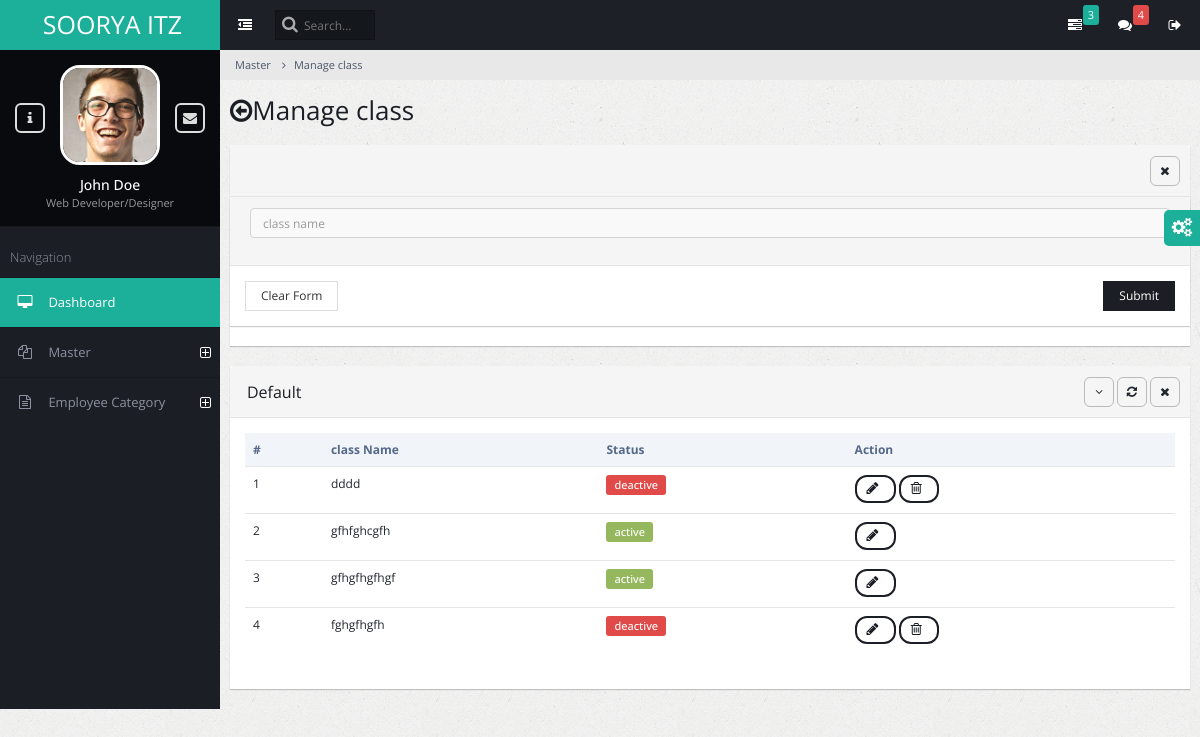
Page /admin_class_manage/ on the earlier database version.
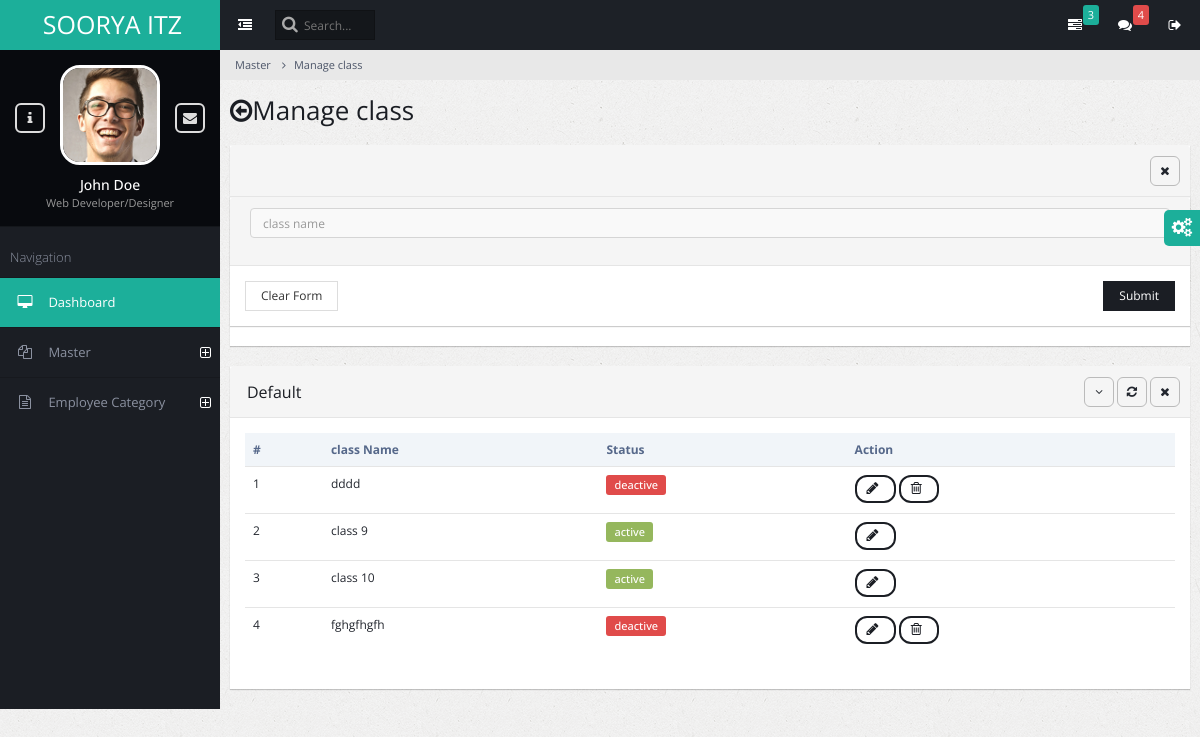
Same page on the later database version.
### admin_master/models.py (models this page shows)
class Academicclass(models.Model):
    classname = models.CharField(max_length=260)
    classstatus = models.IntegerField(default=1)

### admin_master/views.py (the view, shortened to what this page needs)
# urls.py: path('admin_class_manage/', views.admin_class_manage, name='admin_class_manage'),
def admin_class_manage(request):
    success_message = None
    error_message = None
    classes = Academicclass.objects.all()
    context = {
        'errormessage': error_message,
        'successmessage': success_message,
        'classes': classes,
    }
    return render(request, 'admin_master_class_manage.html', context)

### admin_master/templates/admin_master_class_manage.html (shortened to what this page needs)
{% extends "base.html" %}
{% block content %}
<ul class="breadcrumb">
    <li><a href="#">Master</a></li>
    <li><a href="#">Manage class</a></li>
</ul>
<div class="page-title">
    <h2><span class="fa fa-arrow-circle-o-left"></span>Manage class</h2>
</div>
<div class="page-content-wrap">
    <div class="row">
        <div class="col-md-12">
            <div class="panel panel-default">
                <div class="panel-heading">
                    <ul class="panel-controls">
                        <li><a href="#" class="panel-remove"><span class="fa fa-times"></span></a></li>
                    </ul>
                </div>
                <form method='post' >
        <div class="panel panel-default">
            <div class="panel-heading">
            <div class="row">
            <div class="col-md-12">
                <input type="text" placeholder="class name"  autofocus class="form-control" class="panel-title"name="classname" required><br>
            </div>
            </div>
        </div>
        <div class="panel-body d-flex justify-content-between">
            <button class="btn btn-default">Clear Form</button>
            <button class="btn btn-primary pull-right">Submit</button>
        </div>
        </div>
    </form>
    </div>
</div>
<div class="page-content-wrap">
    <div class="row">
        <div class="col-md-12">
                     <div class="panel panel-default">
                        <div class="panel-heading">
                            <h3 class="panel-title">Default</h3>
                            <ul class="panel-controls">
                                <li><a href="#" class="panel-collapse"><span class="fa fa-angle-down"></span></a></li>
                                <li><a href="#" class="panel-refresh"><span class="fa fa-refresh"></span></a></li>
                                <li><a href="#" class="panel-remove"><span class="fa fa-times"></span></a></li>
                            </ul>
                        </div>
                        <div class="panel-body">
                            <table class="table datatable">
                                <thead>
                                    <tr>
                                        <th>#</th>
                                        <th>class Name</th>
                                        <th>Status</th>
                                        <th>Action</th>
                                    </tr>
                                </thead>
                                <tbody>
                                    {% for academicclass in classes %}
                                    <tr id="{{academicclass.id}}">
                                        <td>{{ forloop.counter }}</td>
                                        <td>{{ academicclass.classname }}</td>
                                        <td> {% if academicclass.classstatus == 1 %}
                      <p class="badge badge-success">active
                       </td>
                       {% else %}
                       <p class="badge badge-danger">deactive</td>
                         {% endif %}</td>
                                        <td>
                                            <button class="btn btn-primary btn-rounded"  onclick="edit_classrow({{academicclass.id}});">
                                                <span  id= "spinner{{academicclass.id}}" class="fa fa-pencil" ></span>
                                            </button>
                                            {% if  not academicclass.classstatus == 1 %}
                                            <button class="btn btn-primary btn-rounded" >
                                                <span  id= "spinner{{academicclass.id}}" class="fa fa-trash-o" onClick="delete_class({{academicclass.id}})" >  </button>
                                            {% endif %}
                                                </td>
                                    </tr>
                                    {% endfor %}
                                </tbody>
                            </table>
                        </div>
                    </div>
{% endblock   %}

Differences in the rows shown:
changed Academicclass: classname "gfhfghcgfh" → "class 9"
changed Academicclass: classname "gfhgfhgfhgf" → "class 10"
